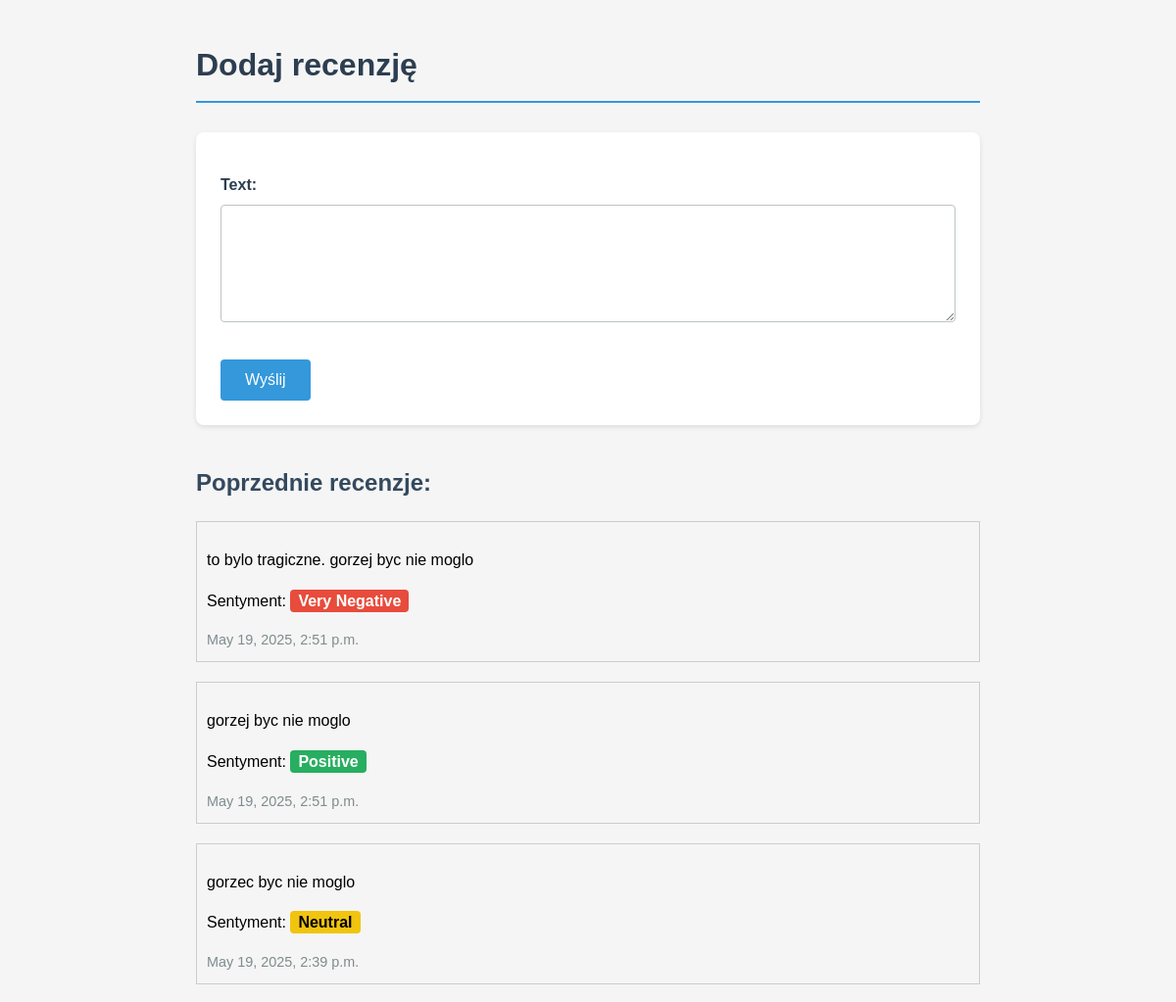
/ (upper part), run on an earlier commit of the app's database.
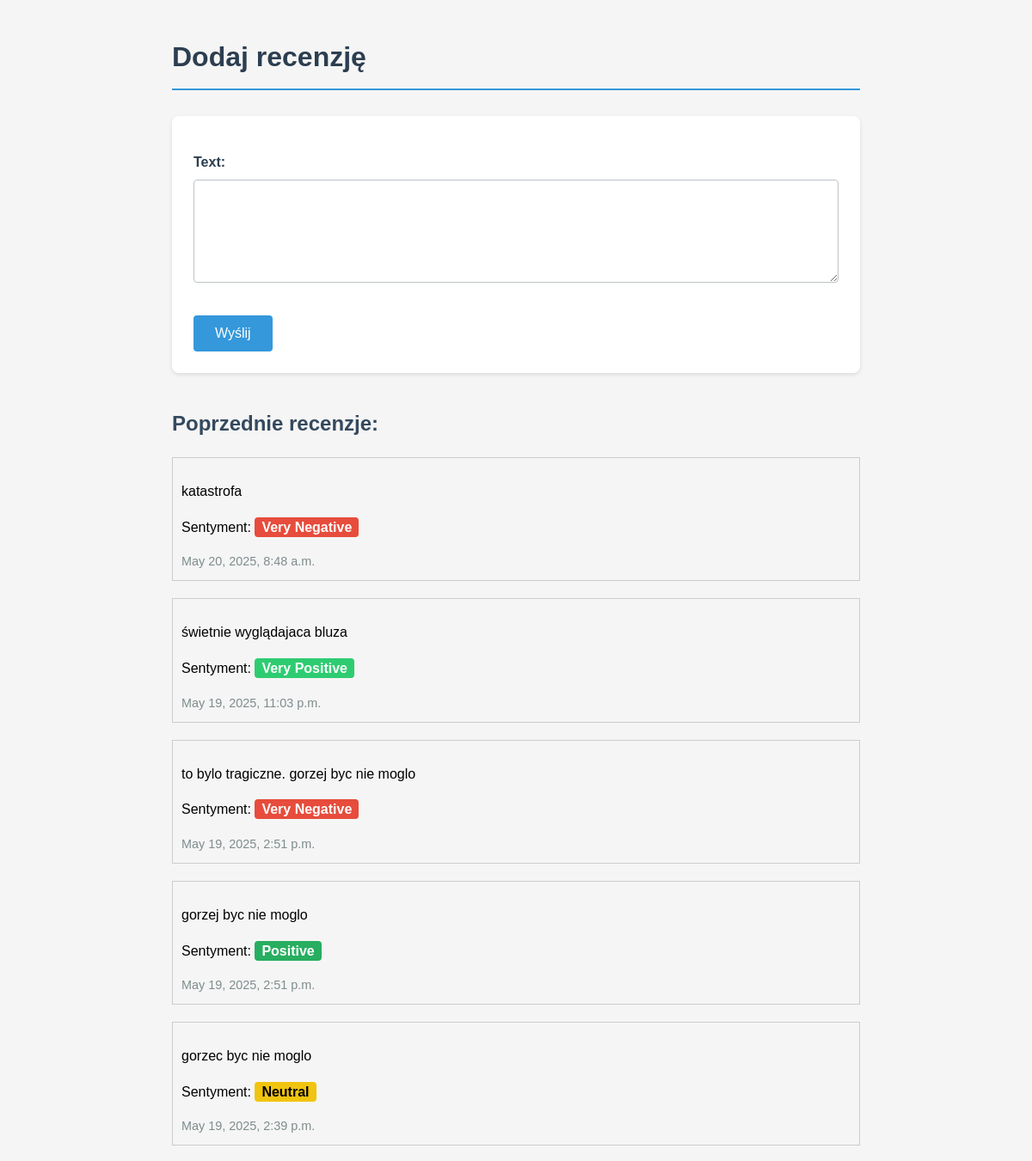
And on a later commit of the database.
### reviews/models.py (models this page shows, shortened)
class Review(models.Model):
    text = models.TextField(max_length=200)
    sentiment = models.CharField(max_length=20, blank=True, null=True)
    pub_date = models.DateTimeField(auto_now_add=True)

### reviews/views.py (the view)
# urls.py: path('', views.review_list, name='review_list'),
def review_list(request):
    if request.method == 'POST':
        form = ReviewForm(request.POST)
        if form.is_valid():
            review = form.save()
            analyze_sentiment.delay(review.id)
            return redirect('review_list')
    else:
        form = ReviewForm()
    reviews = Review.objects.all().order_by('-pub_date')
    return render(request, 'reviews/reviews_list.html', {
        'form': form,
        'reviews': reviews
    })

### reviews/forms.py
class ReviewForm(forms.ModelForm):
    class Meta:
        model = Review
        fields = ['text']

### reviews/templates/reviews/reviews_list.html (shortened to what this page needs)
<!DOCTYPE html>
<html>
<head>
</head>
<body>
    <h1>Dodaj recenzję</h1>
    <form method="post">
        {{ form.as_p }}
        <button type="submit">Wyślij</button>
    </form>
    <h2>Poprzednie recenzje:</h2>
    {% for review in reviews %}
    <div style="margin: 20px 0; padding: 10px; border: 1px solid #ccc;">
        <p>{{ review.text }}</p>
        <p>
            Sentyment:
            <span class="sentiment sentiment-{{ review.sentiment|slugify }}" data-review-id="{{ review.id }}">
                {% if review.sentiment %}
                    {{ review.sentiment }}
                {% else %}
                    W trakcie...
                {% endif %}
            </span>
        </p>
        <small>{{ review.pub_date }}</small>
    </div>
    {% endfor %}
</body>
</html>

### reviews/templates/reviews/reviews_list.html (style rules this page uses)
body { font-family: 'Arial', sans-serif; line-height: 1.6; margin: 0; padding: 20px; background-color: #f5f5f5; max-width: 800px; margin: 0 auto; }
h1 { color: #2c3e50; border-bottom: 2px solid #3498db; padding-bottom: 10px; margin-bottom: 30px; }
h2 { color: #34495e; margin-top: 40px; margin-bottom: 20px; }
form { background: white; padding: 25px; border-radius: 8px; box-shadow: 0 2px 5px rgba(0,0,0,0.1); margin-bottom: 40px; }
form p { margin-bottom: 20px; }
label { display: block; margin-bottom: 8px; color: #2c3e50; font-weight: bold; }
input[type="text"], textarea { width: 100%; padding: 10px; border: 1px solid #bdc3c7; border-radius: 4px; margin-bottom: 10px; box-sizing: border-box; font-size: 16px; }
textarea { height: 120px; resize: vertical; }
button { background-color: #3498db; color: white; padding: 12px 25px; border: none; border-radius: 4px; cursor: pointer; font-size: 16px; transition: background-color 0.3s; }
.sentiment { font-weight: bold; padding: 3px 8px; border-radius: 4px; }
.sentiment-very-positive { background-color: #2ecc71; color: white; }
.sentiment-very-negative { background-color: #e74c3c; color: white; }
.sentiment-positive { background-color: #27ae60; color: white; }
.sentiment-neutral { background-color: #f1c40f; color: black; }
small { display: block; margin-top: 10px; color: #7f8c8d; font-size: 0.9em; }

What changed in the data, as far as the page shows it:
added Review: text "katastrofa", sentiment "Very Negative", pub_date "May 20, 2025, 8:48 a.m."
added Review: text "świetnie wyglądajaca bluza", sentiment "Very Positive", pub_date "May 19, 2025, 11:03 p.m."
